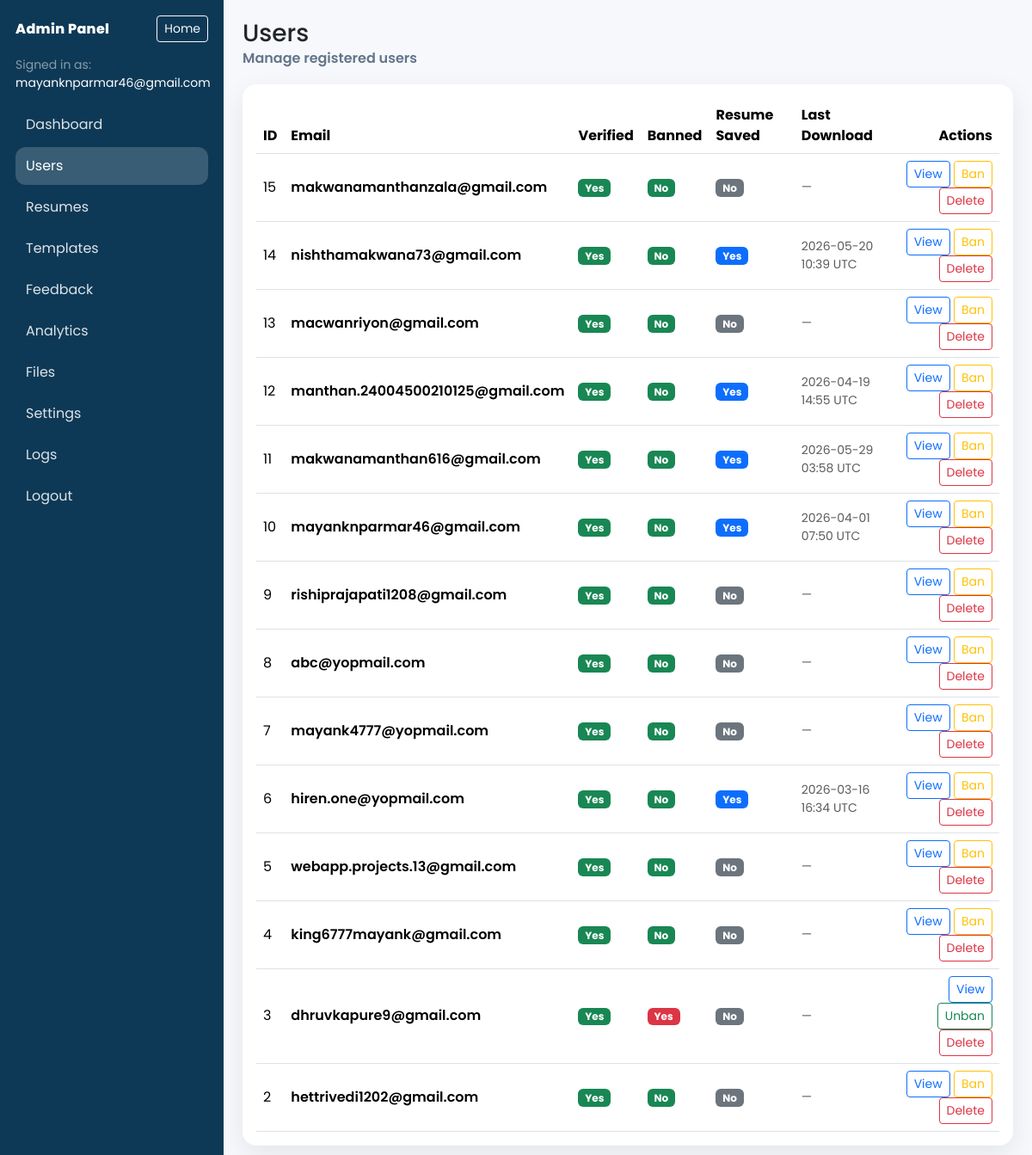
The app's page /admin/users (signed in) with its own data.
### app.py (models this page shows)
class User(db.Model):
    id = db.Column(db.Integer, primary_key=True)
    email = db.Column(db.String(100), unique=True, nullable=False)
    password = db.Column(db.String(200))  # nullable for Google users
    is_verified = db.Column(db.Boolean, default=False)
    verification_code = db.Column(db.String(6))
    created_at = db.Column(db.DateTime, default=datetime.utcnow, nullable=False)
    is_banned = db.Column(db.Boolean, default=False, nullable=False)
    banned_at = db.Column(db.DateTime)
    ban_reason = db.Column(db.String(255))
    profile_name = db.Column(db.String(200))
    profile_summary = db.Column(db.Text)
    profile_photo = db.Column(db.String(255))
    saved_resume_data = db.Column(db.Text)
    saved_resume_updated_at = db.Column(db.DateTime)
    has_downloaded_resume = db.Column(db.Boolean, default=False)
    last_resume_downloaded_at = db.Column(db.DateTime)
    last_resume_download_name = db.Column(db.String(255))

### app.py (the view)
@app.route('/admin/users')
@admin_required
def admin_users():
    users = User.query.order_by(User.id.desc()).all()
    return render_template('admin/users.html', users=users, admin=session.get('admin'))

### app.py (called while the page is built, shortened)
def admin_required(view_func):
    @wraps(view_func)
    def wrapper(*args, **kwargs):
        admin_session = session.get('admin') or {}
        admin_email = (admin_session.get('email') or '').strip().lower()
        if not admin_email:
            return redirect(url_for('admin_login', next=request.path))
        admin = Admin.query.filter(func.lower(Admin.email) == admin_email).first()
        if not admin or not admin.is_active:
            session.pop('admin', None)
            return redirect(url_for('admin_login', next=request.path))
        return view_func(*args, **kwargs)
    return wrapper

def get_setting_value(key, default=''):
    key_value = (key or '').strip()
    if not key_value:
        return default
    entry = AdminSetting.query.filter(AdminSetting.key == key_value).first()
    return entry.value if entry else default

def apply_runtime_env_overrides():
    mapping = {
        'AI_PROVIDER': 'ai_provider',
        'OPENAI_API_KEY': 'openai_api_key',
        'OPENAI_MODEL': 'openai_model',
        'GOOGLE_API_KEY': 'google_api_key',
        'GOOGLE_MODEL': 'google_model',
        'GROQ_API_KEY': 'groq_api_key',
        'GROQ_MODEL': 'groq_model',
    }
    for env_key, setting_key in mapping.items():
        value = (get_setting_value(setting_key, '') or '').strip()
        if value:
            os.environ[env_key] = value

@app.before_request
def _maintenance_mode_guard():
    if request.path.startswith('/static/') or request.path.startswith('/uploaded-photos/'):
        return None
    try:
        apply_runtime_env_overrides()
    except Exception:
        pass
    if request.path.startswith('/admin'):
        return None

### templates/admin/users.html (shortened to what this page needs)
{% extends "admin/_layout.html" %}
{% block page_title %}Users{% endblock %}
{% block page_subtitle %}Manage registered users{% endblock %}
{% block content %}
  <div class="card admin-card p-3">
    <div class="table-responsive">
      <table class="table align-middle mb-0">
        <thead>
          <tr>
            <th>ID</th>
            <th>Email</th>
            <th>Verified</th>
            <th>Banned</th>
            <th>Resume Saved</th>
            <th>Last Download</th>
            <th class="text-end">Actions</th>
          </tr>
        </thead>
        <tbody>
          {% for u in users %}
          <tr>
            <td>{{ u.id }}</td>
            <td class="fw-semibold">{{ u.email }}</td>
            <td>
              {% if u.is_verified %}
                <span class="badge text-bg-success">Yes</span>
              {% else %}
                <span class="badge text-bg-secondary">No</span>
              {% endif %}
            </td>
            <td>
              {% if u.is_banned %}
                <span class="badge text-bg-danger">Yes</span>
              {% else %}
                <span class="badge text-bg-success">No</span>
              {% endif %}
            </td>
            <td>
              {% if u.saved_resume_data %}
                <span class="badge text-bg-primary">Yes</span>
              {% else %}
                <span class="badge text-bg-secondary">No</span>
              {% endif %}
            </td>
            <td class="text-muted small">
              {% if u.last_resume_downloaded_at %}
                {{ u.last_resume_downloaded_at.strftime('%Y-%m-%d %H:%M') }} UTC
              {% else %}
                —
              {% endif %}
            </td>
            <td class="text-end">
              <a class="btn btn-sm btn-outline-primary" href="{{ url_for('admin_user_view', user_id=u.id) }}">View</a>
              {% if not u.is_banned %}
              <form method="post" action="{{ url_for('admin_user_ban', user_id=u.id) }}" class="d-inline">
                <button class="btn btn-sm btn-outline-warning" type="submit">Ban</button>
              </form>
              {% else %}
              <form method="post" action="{{ url_for('admin_user_unban', user_id=u.id) }}" class="d-inline">
                <button class="btn btn-sm btn-outline-success" type="submit">Unban</button>
              </form>
              {% endif %}
              <form method="post" action="{{ url_for('admin_user_delete', user_id=u.id) }}" class="d-inline" onsubmit="return confirm('Delete this user?');">
                <button class="btn btn-sm btn-outline-danger" type="submit">Delete</button>
              </form>
            </td>
          </tr>
          {% endfor %}
        </tbody>
      </table>
    </div>
  </div>
{% endblock %}

### templates/admin/_layout.html (shortened to what this page needs)
<!DOCTYPE html>
<html lang="en">
<head>
  <link href="https://cdn.jsdelivr.net/npm/bootstrap@5.3.2/dist/css/bootstrap.min.css" rel="stylesheet" />
  <link rel="stylesheet" href="{{ url_for('static', filename='css/style.css') }}" />
</head>
<body>
  <div class="admin-shell">
    <aside class="admin-sidebar">
      <div class="d-flex align-items-center justify-content-between mb-3">
        <div class="admin-brand">Admin Panel</div>
        <a class="btn btn-sm btn-outline-light" href="{{ url_for('home') }}">Home</a>
      </div>
      <div class="small text-white-50 mb-3">
        Signed in as: <span class="text-white">{{ (admin.email if admin else '') }}</span>
      </div>
      {% set p = request.path %}
      <nav class="admin-nav d-grid gap-1">
        <a class="{% if p.startswith('/admin/dashboard') %}active{% endif %}" href="{{ url_for('admin_dashboard') }}">Dashboard</a>
        <a class="{% if p.startswith('/admin/users') %}active{% endif %}" href="{{ url_for('admin_users') }}">Users</a>
        <a class="{% if p.startswith('/admin/resumes') %}active{% endif %}" href="{{ url_for('admin_resumes') }}">Resumes</a>
        <a class="{% if p.startswith('/admin/templates') %}active{% endif %}" href="{{ url_for('admin_templates') }}">Templates</a>
        <a class="{% if p.startswith('/admin/feedback') %}active{% endif %}" href="{{ url_for('admin_feedback') }}">Feedback</a>
        <a class="{% if p.startswith('/admin/analytics') %}active{% endif %}" href="{{ url_for('admin_analytics') }}">Analytics</a>
        <a class="{% if p.startswith('/admin/files') %}active{% endif %}" href="{{ url_for('admin_files') }}">Files</a>
        <a class="{% if p.startswith('/admin/settings') %}active{% endif %}" href="{{ url_for('admin_settings') }}">Settings</a>
        <a class="{% if p.startswith('/admin/logs') %}active{% endif %}" href="{{ url_for('admin_logs') }}">Logs</a>
        <a href="{{ url_for('admin_logout') }}">Logout</a>
      </nav>
    </aside>
    <main class="admin-main">
      <div class="admin-topbar">
        <div>
          <h3 class="mb-0">{% block page_title %}Admin{% endblock %}</h3>
          <div class="meta">{% block page_subtitle %}{% endblock %}</div>
        </div>
      </div>
      {% block content %}{% endblock %}
    </main>
  </div>
</body>
</html>

### static/css/style.css (style rules this page uses)
html, body { height: 100%; font-family: "Poppins", sans-serif; margin: 0; padding: 0; }

### templates/admin/_layout.html (style rules this page uses)
body { font-family: "Poppins", "Segoe UI", sans-serif; }
.admin-shell { min-height: 100vh; display: grid; grid-template-columns: 260px 1fr; background: #0b1f2a; }
.admin-sidebar { background: rgba(15, 58, 87, 0.98); color: #fff; padding: 18px; }
.admin-brand { font-weight: 800; letter-spacing: 0.02em; }
.admin-nav a { color: rgba(255,255,255,0.86); text-decoration: none; padding: 10px 12px; border-radius: 12px; display: flex; align-items: center; justify-content: space-between; }
.admin-nav a.active { background: rgba(255,255,255,0.18); color: #fff; }
.admin-main { background: #f6f8fb; padding: 22px; }
.admin-card { border: 0; border-radius: 16px; box-shadow: 0 10px 30px rgba(2, 6, 23, 0.08); }
.admin-topbar { display: flex; align-items: center; justify-content: space-between; margin-bottom: 18px; gap: 12px; }
.admin-topbar .meta { color: #64748b; font-weight: 600; }

### records on screen
User: id "15", email "makwanamanthanzala@gmail.com", is_verified "Yes", is_banned "No"
User: id "14", email "nishthamakwana73@gmail.com", is_verified "Yes", is_banned "No", last_resume_downloaded_at "2026-05-20 10:39"
User: id "13", email "macwanriyon@gmail.com", is_verified "Yes", is_banned "No"
User: id "12", email "manthan.24004500210125@gmail.com", is_verified "Yes", is_banned "No", last_resume_downloaded_at "2026-04-19 14:55"
User: id "11", email "makwanamanthan616@gmail.com", is_verified "Yes", is_banned "No", last_resume_downloaded_at "2026-05-29 03:58"
User: id "10", email "mayanknparmar46@gmail.com", is_verified "Yes", is_banned "No", last_resume_downloaded_at "2026-04-01 07:50"
User: id "9", email "rishiprajapati1208@gmail.com", is_verified "Yes", is_banned "No"
User: id "8", email "abc@yopmail.com", is_verified "Yes", is_banned "No"
User: id "7", email "mayank4777@yopmail.com", is_verified "Yes", is_banned "No"
User: id "6", email "hiren.one@yopmail.com", is_verified "Yes", is_banned "No", last_resume_downloaded_at "2026-03-16 16:34"
User: id "5", email "webapp.projects.13@gmail.com", is_verified "Yes", is_banned "No"
User: id "4", email "king6777mayank@gmail.com", is_verified "Yes", is_banned "No"
User: id "3", email "dhruvkapure9@gmail.com", is_verified "Yes", is_banned "Yes", shows "No"
User: id "2", email "hettrivedi1202@gmail.com", is_verified "Yes", is_banned "No"

### other values on screen
{{ (admin.email if admin else '') }} "mayanknparmar46@gmail.com"
